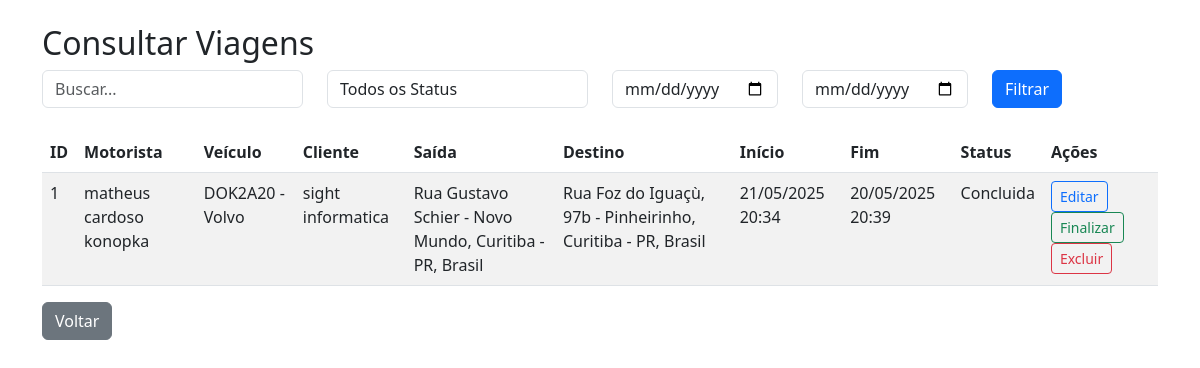
Page /consultar_viagens on the committed database.
### app.py (models this page shows)
class Motorista(db.Model):
    id = db.Column(db.Integer, primary_key=True)
    nome = db.Column(db.String(100), nullable=False)
    data_nascimento = db.Column(db.Date, nullable=False)
    endereco = db.Column(db.String(200), nullable=False)
    pessoa_tipo = db.Column(db.String(10), nullable=False)  # 'fisica' ou 'juridica'
    cpf_cnpj = db.Column(db.String(14), unique=True, nullable=False, index=True)
    rg = db.Column(db.String(9), nullable=True)
    telefone = db.Column(db.String(11), nullable=False)
    cnh = db.Column(db.String(11), unique=True, nullable=False, index=True)
    validade_cnh = db.Column(db.Date, nullable=False)
    created_at = db.Column(db.DateTime, default=datetime.utcnow)
    anexos = db.Column(db.String(500), nullable=True)  # URLs dos arquivos no Cloudflare R2, separadas por vírgula
    viagens = db.relationship('Viagem', backref='motorista')  # Relacionamento com Viagem

class Veiculo(db.Model):
    id = db.Column(db.Integer, primary_key=True)
    placa = db.Column(db.String(7), unique=True, nullable=False, index=True)
    modelo = db.Column(db.String(50), nullable=False)
    disponivel = db.Column(db.Boolean, default=True)
    created_at = db.Column(db.DateTime, default=datetime.utcnow)
    viagens = db.relationship('Viagem', backref='veiculo')  # Relacionamento com Viagem

class Viagem(db.Model):
    id = db.Column(db.Integer, primary_key=True)
    motorista_id = db.Column(db.Integer, db.ForeignKey('motorista.id'), nullable=False)
    veiculo_id = db.Column(db.Integer, db.ForeignKey('veiculo.id'), nullable=False)
    cliente = db.Column(db.String(100), nullable=False)
    endereco_saida = db.Column(db.String(200), nullable=False)
    endereco_destino = db.Column(db.String(200), nullable=False)
    distancia_km = db.Column(db.Float, nullable=True)
    data_inicio = db.Column(db.DateTime, nullable=False)
    data_fim = db.Column(db.DateTime, nullable=True)
    duracao_segundos = db.Column(db.Integer, nullable=True)
    custo = db.Column(db.Float, nullable=True)
    forma_pagamento = db.Column(db.String(50), nullable=True)
    status = db.Column(db.String(50), nullable=False, default='pendente', index=True)
    observacoes = db.Column(db.Text, nullable=True)
    created_at = db.Column(db.DateTime, default=datetime.utcnow)

### app.py (the view, shortened to what this page needs)
@app.route('/consultar_viagens')
def consultar_viagens():
    status_filter = request.args.get('status', '')
    search_query = request.args.get('search', '')
    data_inicio = request.args.get('data_inicio', '')
    data_fim = request.args.get('data_fim', '')
    query = Viagem.query
    if status_filter:
        query = query.filter_by(status=status_filter)
    if data_inicio:
        try:
            query = query.filter(Viagem.data_inicio >= datetime.strptime(data_inicio, '%Y-%m-%d'))
        except ValueError:
            flash('Data de início inválida.', 'error')
    if data_fim:
        try:
            query = query.filter(Viagem.data_inicio <= datetime.strptime(data_fim, '%Y-%m-%d'))
        except ValueError:
            flash('Data de fim inválida.', 'error')
    viagens = query.order_by(Viagem.data_inicio.desc()).all()
    viagens_data = []
    for v in viagens:
        horario_chegada = (v.data_inicio + timedelta(seconds=v.duracao_segundos)).strftime('%d/%m/%Y %H:%M') if v.duracao_segundos and not v.data_fim else 'Concluída'
        viagem_dict = {
            'id': v.id,
            'motorista_nome': v.motorista.nome,
            'veiculo_placa': v.veiculo.placa,
            'veiculo_modelo': v.veiculo.modelo,
            'cliente': v.cliente,
            'endereco_saida': v.endereco_saida,
            'endereco_destino': v.endereco_destino,
            'data_inicio': v.data_inicio.strftime('%d/%m/%Y %H:%M'),
            'data_fim': v.data_fim.strftime('%d/%m/%Y %H:%M') if v.data_fim else 'Em andamento',
            'duracao_segundos': v.duracao_segundos,
            'custo': v.custo,
            'forma_pagamento': v.forma_pagamento,
            'status': v.status,
            'observacoes': v.observacoes,
            'horario_chegada': horario_chegada
        }
        viagens_data.append(viagem_dict)
    return render_template(
        'consultar_viagens.html',
        viagens=viagens_data,
        status_filter=status_filter,
        search_query=search_query,
        data_inicio=data_inicio,
        data_fim=data_fim
    )

### templates/consultar_viagens.html (shortened to what this page needs)
<!DOCTYPE html>
<html lang="pt-BR">
<head>
    <link href="https://cdn.jsdelivr.net/npm/bootstrap@5.3.0/dist/css/bootstrap.min.css" rel="stylesheet">
</head>
<body>
    <div class="container mt-4">
        <h2>Consultar Viagens</h2>
        <form method="GET" class="mb-4">
            <div class="row">
                <div class="col-md-3">
                    <input type="text" class="form-control" name="search" placeholder="Buscar..." value="{{ search_query }}">
                </div>
                <div class="col-md-3">
                    <select class="form-control" name="status">
                        <option value="">Todos os Status</option>
                    </select>
                </div>
                <div class="col-md-2">
                    <input type="date" class="form-control" name="data_inicio" value="{{ data_inicio }}">
                </div>
                <div class="col-md-2">
                    <input type="date" class="form-control" name="data_fim" value="{{ data_fim }}">
                </div>
                <div class="col-md-2">
                    <button type="submit" class="btn btn-primary">Filtrar</button>
                </div>
            </div>
        </form>
        <table class="table table-striped">
            <thead>
                <tr>
                    <th>ID</th>
                    <th>Motorista</th>
                    <th>Veículo</th>
                    <th>Cliente</th>
                    <th>Saída</th>
                    <th>Destino</th>
                    <th>Início</th>
                    <th>Fim</th>
                    <th>Status</th>
                    <th>Ações</th>
                </tr>
            </thead>
            <tbody>
                {% for viagem in viagens %}
                    <tr>
                        <td>{{ viagem.id }}</td>
                        <td>{{ viagem.motorista_nome }}</td>
                        <td>{{ viagem.veiculo_placa }} - {{ viagem.veiculo_modelo }}</td>
                        <td>{{ viagem.cliente }}</td>
                        <td>{{ viagem.endereco_saida }}</td>
                        <td>{{ viagem.endereco_destino }}</td>
                        <td>{{ viagem.data_inicio }}</td>
                        <td>{{ viagem.data_fim }}</td>
                        <td>{{ viagem.status | capitalize }}</td>
                        <td>
                            <a href="{{ url_for('editar_viagem', viagem_id=viagem.id) }}" class="btn btn-sm btn-outline-primary">Editar</a>
                            <a href="{{ url_for('finalizar_viagem', viagem_id=viagem.id) }}" class="btn btn-sm btn-outline-success">Finalizar</a>
                            <a href="{{ url_for('excluir_viagem', viagem_id=viagem.id) }}" class="btn btn-sm btn-outline-danger" onclick="return confirm('Tem certeza?')">Excluir</a>
                        </td>
                    </tr>
                {% endfor %}
            </tbody>
        </table>
        <a href="{{ url_for('index') }}" class="btn btn-secondary">Voltar</a>
    </div>
</body>
</html>

### rows in the picture
Motorista: motorista_nome "matheus cardoso konopka"
Veiculo: veiculo_placa "DOK2A20", veiculo_modelo "Volvo"
Viagem: cliente "sight informatica", endereco_saida "Rua Gustavo Schier - Novo Mundo, Curitiba - PR, Brasil", endereco_destino "Rua Foz do Iguaçù, 97b - Pinheirinho, Curitiba - PR, Brasil", status "Concluida"

### other values in the picture
{{ viagem.id }} "1"
{{ viagem.data_inicio }} "21/05/2025 20:34"
{{ viagem.data_fim }} "20/05/2025 20:39"
